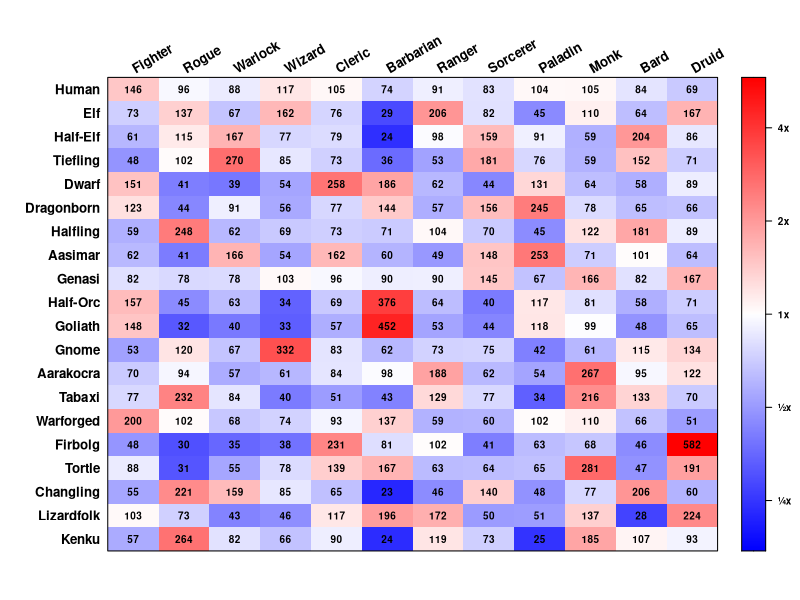
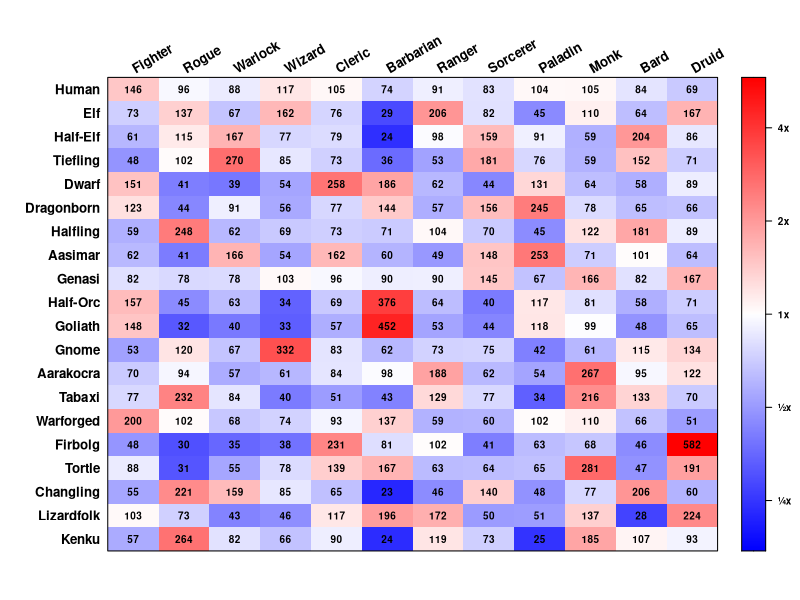

Write R code to recreate these figures, in order. (Note: this script raises an error after producing the figures.)
##
##	DnD Beyond Character Data
##
##	examine uniqueness of race and class combination
##
##

#### load packages ####
library(tidyverse)
library(here)
library(lattice)
library(latticeExtra)
library(knitr)
library(kableExtra)

#### read in data ####
rawDat <- read_csv(here('data', 'Character Data 2018.csv'))

#### Wrangle data ####
dat <- rawDat %>%  pivot_longer(-Race, # convert to long form
                                names_to = 'Class',
                                values_to = 'obsValue') %>% 
  group_by(Race) %>% 
  mutate(raceTot = sum(obsValue)) %>% # calculate totals for race
  group_by(Class) %>% 
  mutate(classTot = sum(obsValue)) %>%  # calculate totals for classes
  ungroup() %>% 
  mutate(expValue = (raceTot * classTot) / sum(obsValue), # calculate expected freq
         diffValue = (obsValue - expValue)/expValue, # calc difference from expected
         log2Value = log2(diffValue + 1), # log2 transformation for colour scale
         percentValue = 100 * (obsValue / expValue)) # calc percent of expected

xCoords <- tibble(Class = colnames(rawDat)[-1], # X coordinates based on Class
                  x = 1:12)
yCoords <- tibble(Race = rawDat$Race, # Y coordinates based on Race
                  y = 20:1)

dat <- dat %>% left_join(xCoords) %>% # add X and Y coordinates
  left_join(yCoords)

##### create colour scale ####

# set colour scheme
# #23272A for Discord dark
# #121212
# #272727
bgColour <- 'white' # background, will work when saving as png, not when displayed
labelColour <- 'black' # axis and scale label text
valueColour <- labelColour # values text
hotColour <- 'red' # high end of scale
coldColour <- 'blue' # low end of scale
neutralColour <- bgColour # middle of scale

nn <- 200 # number of positions in each palette
scaleEnd <- max(abs(dat$log2Value))

# palettes and marks for greater then expected (positive) and less than expected (negative)
posPalette <- colorRampPalette(c(neutralColour, hotColour), bias = 1)(n = nn)
posMarks <- seq(0, scaleEnd, length.out = nn)

negPalette <- colorRampPalette(c(neutralColour, coldColour), bias = 1)(n = nn)
negMarks <- seq(0, -scaleEnd, length.out = nn)

# combine palettes and marks
myPalette <- c(negPalette[nn:2], posPalette)
marks <- c(negMarks[nn:2], posMarks)

#### plot data ####

# text size adjustment variable
adjCex <- .8 # recommend .8 for viewing; 2 for printing image

# create level plot showing coloured boxes
plot1 <- levelplot(log2Value ~ x * y,
                   data = dat,
                   at = marks,
                   col.regions = myPalette,
                   # could include main title, x and y labels
                   # main = list(label = 'Percent of Expected Frequency', cex = 1.5 * adjCex, font = 1),
                   # xlab.top = list(label = 'Class',
                   #                 cex = 1.2 * adjCex,
                   #                 font = 2,
                   #                 col = labelColour)
                   ylab = list(label = NULL, # 'Race'
                               cex = 1.2 * adjCex,
                               font = 2,
                               col = labelColour),
                   xlab = NULL,
                   scales = list(x = list(at = 1:12,
                                          labels = xCoords$Class,
                                          font = 2,
                                          tck = 0,
                                          alternating = 2,
                                          rot = 30,
                                          col = labelColour),
                                 y = list(at = 1:20,
                                          labels = yCoords$Race[20:1],
                                          font = 2,
                                          tck = 0,
                                          col = labelColour),
                                 cex = 1 * adjCex),
                   colorkey = list(labels = list(cex = .75 * adjCex,
                                                 at = c(2, 1, 0, -1, -2),
                                                 labels = c('4x', '2x', '1x', '½x', '¼x'),
                                                 font = 2,
                                                 col = labelColour),
                                   tick.number = 5)
) +
  # add text labels showing percent of expected
  xyplot(y ~ x,
         data = dat,
         panel = function(y, x) {
           ltext(x = x,
                 y = y,
                 labels = round(dat$percentValue,
                                digits = 0),
                 cex = .75 * adjCex,
                 font = 2,
                 col = valueColour)
         }
  )
plot1


#### save plot ####

# uncomment to save as a png, recommend adjusting adjCex
png(filename = here('plots', 'DDB 2018 uniqueness scores.png'),
    width = 420*3.5,
    height = 420*2,
    pointsize = 12,
    bg = bgColour
)
print(plot1)
dev.off()

#### analysis of combinations ####

# top 5
dat %>% 
  arrange(desc(percentValue)) %>% 
  mutate(` ` = 1:nrow(.)) %>% 
  filter(row_number() < 11) %>% 
  select(` `,
         Race,
         Class,
         Percent = percentValue) %>% 
  kable('html',
        digits = 0,
        caption = '5 Highest Combinations') %>% 
  kable_styling("striped", "bordered") %>% 
  footnote(general = "D&D Beyond Developer Update (Aug 29, 2018)", 
           general_title = "Source:", 
           footnote_as_chunk = T) %>% 
  as_image(file = here('plots', '5 Top Table.png'),
           density = 600)

# bottom 5
dat %>% 
  arrange(percentValue) %>% 
  mutate(` ` = nrow(.):1) %>% 
  filter(row_number() < 11) %>% 
  select(` `,
         Race,
         Class,
         Percent = percentValue) %>% 
  kable('html',
        digits = 0,
        caption = '5 Lowest Combinations') %>% 
  kable_styling("striped", "bordered") %>% 
  footnote(general = "D&D Beyond Developer Update (Aug 29, 2018)", 
           general_title = "Source:", 
           footnote_as_chunk = T) %>% 
  as_image(file = here('plots', '5 Bottom Table.png'),
           density = 600)


# most/least divergent races and classes

# Race

# top 5
dat %>% 
  group_by(Race) %>% 
  summarise(divergenceValue = sum(abs(log2Value))) %>% 
  arrange(desc(divergenceValue)) %>% 
  filter(row_number() < 6)

# bottom 5
dat %>% 
  group_by(Race) %>% 
  summarise(divergenceValue = sum(abs(log2Value))) %>% 
  arrange(divergenceValue) %>% 
  filter(row_number() < 6)

# Class

# top 5
dat %>% 
  group_by(Class) %>% 
  summarise(divergenceValue = sum(abs(log2Value))) %>% 
  arrange(desc(divergenceValue)) %>% 
  filter(row_number() < 6)

# bottom 5
dat %>% 
  group_by(Class) %>% 
  summarise(divergenceValue = sum(abs(log2Value))) %>% 
  arrange(divergenceValue) %>% 
  filter(row_number() < 6)

# distribution of values
dat %>% 
  ggplot(aes(x = log2Value)) +
  geom_histogram()


##### ggplot method ####
plot2 <- dat %>%
  mutate(Class = fct_inorder(Class),
         Race = fct_inorder(Race) %>% fct_rev()) %>% 
  ggplot(aes(x = Class,
             y = Race,
             fill = log2Value)) +
  geom_tile(show.legend = FALSE) +
  geom_text(aes(label = percentValue %>% round())) +
  scale_x_discrete(position = 'top') +
  scale_fill_gradient2(palette = function(x) {
    tmpValue <- round(x * (length(myPalette) - 1)) + 1
    myPalette[tmpValue]
  }, 
  midpoint = 0,
  labels = c('¼x', '½x', '1x', '2x', '4x')) +
  labs(x = NULL, y = NULL) +
  theme_classic() +
  theme(axis.text = element_text(face = 'bold', size = rel(1)),
        axis.text.x = element_text(angle = 30, hjust = .2),
        legend.title = element_blank())
plot2
